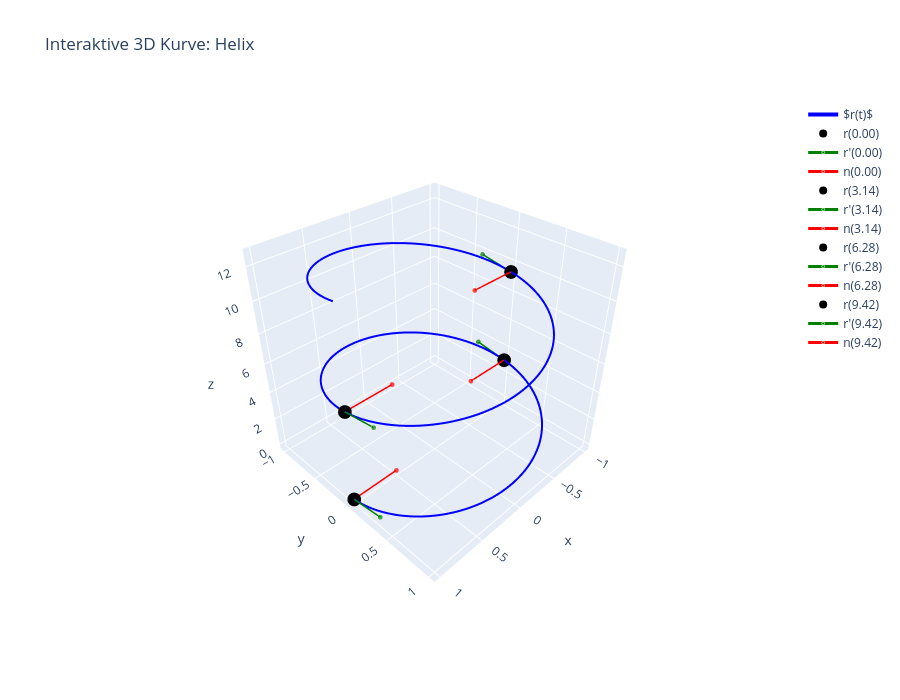
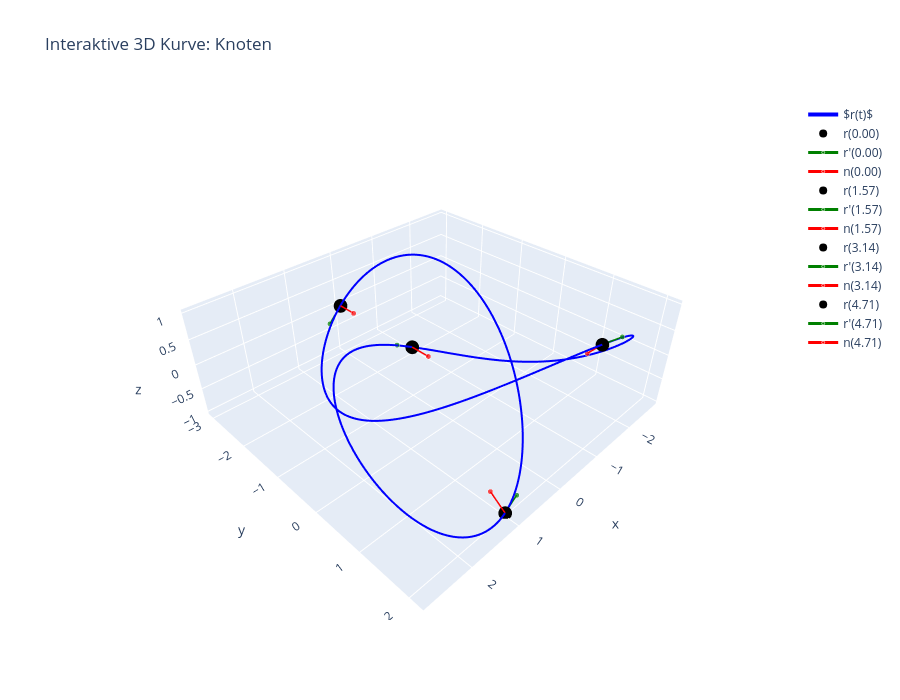

Notebook source saved alongside these figures, in order:
### Code cell
# --- Demo: 3D Parametrische Kurven - INTERAKTIV mit Plotly ---

print("=" * 70)
print("INTERAKTIVE 3D Parametrische Kurven (mit Plotly)")
print("=" * 70)
print("\nBedienung:")
print("  • Linksklick + Mausbewegung: Drehen")
print("  • Rechtklick + Mausbewegung: Verschieben")
print("  • Scroll-Rad oder 2-Finger Bewegung: Zoomen")
print("  • Doppelklick: Zurücksetzen")
print("=" * 70 + "\n")

# Beispiel 1: Helix
print("\nBeispiel 1: Interaktive Helix r(t) = (cos(t), sin(t), t/5)")
print("-" * 70)

plot_parametric_curve_3d_interactive(
    r_func=helix,
    t_range=(0, 4 * np.pi),
    eval_points=[0, np.pi, 2*np.pi, 3*np.pi],
    show_tangent=True,
    show_normal=True,
    show_second_derivative=False,
    vector_scale=0.5,
    title='Interaktive 3D Kurve: Helix',
    x_label='x',
    y_label='y',
    z_label='z'
)

# Beispiel 2: Knoten-Kurve
print("\n\nBeispiel 2: Interaktive Knoten-Kurve")
print("-" * 70)

plot_parametric_curve_3d_interactive(
    r_func=knot_curve,
    t_range=(0, 2*np.pi),
    eval_points=[0, np.pi/2, np.pi, 3*np.pi/2],
    show_tangent=True,
    show_normal=True,
    show_second_derivative=False,
    vector_scale=0.4,
    title='Interaktive 3D Kurve: Knoten',
    x_label='x',
    y_label='y',
    z_label='z'
)

### Figure 1 — Plotly figure (JSON) as saved in the notebook; plotly's stock layout.template omitted (floating-point values rounded to 4 significant figures; data arrays with more than 128 entries replaced by an {"elided": "..."} marker saying what was removed)
{"data": [{"hovertemplate": "<b>Kurve r(t)</b><br>x: %{x:.3f}<br>y: %{y:.3f}<br>z: %{z:.3f}<extra></extra>", "line": {"color": "blue", "width": 4}, "mode": "lines", "name": "$r(t)$", "type": "scatter3d", "x": {"elided": "400 float values"}, "y": {"elided": "400 float values"}, "z": {"elided": "400 float values"}}, {"hovertemplate": "<b>Punkt bei t=0.00</b><br>x: %{x:.3f}<br>y: %{y:.3f}<br>z: %{z:.3f}<extra></extra>", "marker": {"color": "black", "size": 8}, "mode": "markers", "name": "r(0.00)", "type": "scatter3d", "x": [1], "y": [0], "z": [0]}, {"hovertemplate": "<b>Tangentenvektor</b><extra></extra>", "line": {"color": "green", "width": 3}, "marker": {"size": [0, 6]}, "mode": "lines+markers", "name": "r'(0.00)", "type": "scatter3d", "x": [1, 1], "y": [0, 0.3536], "z": [0, 0.3536]}, {"hovertemplate": "<b>Normalenvektor</b><extra></extra>", "line": {"color": "red", "width": 3}, "marker": {"size": [0, 6]}, "mode": "lines+markers", "name": "n(0.00)", "type": "scatter3d", "x": [1, 0.5], "y": [0, 0], "z": [0, 0]}, {"hovertemplate": "<b>Punkt bei t=3.14</b><br>x: %{x:.3f}<br>y: %{y:.3f}<br>z: %{z:.3f}<extra></extra>", "marker": {"color": "black", "size": 8}, "mode": "markers", "name": "r(3.14)", "type": "scatter3d", "x": [-1], "y": [1.225e-16], "z": [3.142]}, {"hovertemplate": "<b>Tangentenvektor</b><extra></extra>", "line": {"color": "green", "width": 3}, "marker": {"size": [0, 6]}, "mode": "lines+markers", "name": "r'(3.14)", "type": "scatter3d", "x": [-1, -1], "y": [1.225e-16, -0.3536], "z": [3.142, 3.495]}, {"hovertemplate": "<b>Normalenvektor</b><extra></extra>", "line": {"color": "red", "width": 3}, "marker": {"size": [0, 6]}, "mode": "lines+markers", "name": "n(3.14)", "type": "scatter3d", "x": [-1, -0.5], "y": [1.225e-16, 1.225e-16], "z": [3.142, 3.142]}, {"hovertemplate": "<b>Punkt bei t=6.28</b><br>x: %{x:.3f}<br>y: %{y:.3f}<br>z: %{z:.3f}<extra></extra>", "marker": {"color": "black", "size": 8}, "mode": "markers", "name": "r(6.28)", "type": "scatter3d", "x": [1], "y": [-2.449e-16], "z": [6.283]}, {"hovertemplate": "<b>Tangentenvektor</b><extra></extra>", "line": {"color": "green", "width": 3}, "marker": {"size": [0, 6]}, "mode": "lines+markers", "name": "r'(6.28)", "type": "scatter3d", "x": [1, 1], "y": [-2.449e-16, 0.3536], "z": [6.283, 6.637]}, {"hovertemplate": "<b>Normalenvektor</b><extra></extra>", "line": {"color": "red", "width": 3}, "marker": {"size": [0, 6]}, "mode": "lines+markers", "name": "n(6.28)", "type": "scatter3d", "x": [1, 0.5], "y": [-2.449e-16, 2.686e-14], "z": [6.283, 6.283]}, {"hovertemplate": "<b>Punkt bei t=9.42</b><br>x: %{x:.3f}<br>y: %{y:.3f}<br>z: %{z:.3f}<extra></extra>", "marker": {"color": "black", "size": 8}, "mode": "markers", "name": "r(9.42)", "type": "scatter3d", "x": [-1], "y": [3.674e-16], "z": [9.425]}, {"hovertemplate": "<b>Tangentenvektor</b><extra></extra>", "line": {"color": "green", "width": 3}, "marker": {"size": [0, 6]}, "mode": "lines+markers", "name": "r'(9.42)", "type": "scatter3d", "x": [-1, -1], "y": [3.674e-16, -0.3536], "z": [9.425, 9.778]}, {"hovertemplate": "<b>Normalenvektor</b><extra></extra>", "line": {"color": "red", "width": 3}, "marker": {"size": [0, 6]}, "mode": "lines+markers", "name": "n(9.42)", "type": "scatter3d", "x": [-1, -0.5], "y": [3.674e-16, 3.674e-16], "z": [9.425, 9.425]}], "layout": {"height": 700, "hovermode": "closest", "scene": {"camera": {"eye": {"x": 1.5, "y": 1.5, "z": 1.5}}, "xaxis": {"title": {"text": "x"}}, "yaxis": {"title": {"text": "y"}}, "zaxis": {"title": {"text": "z"}}}, "title": {"text": "Interaktive 3D Kurve: Helix"}, "width": 900}}

### Figure 2 — Plotly figure (JSON) as saved in the notebook; plotly's stock layout.template omitted (floating-point values rounded to 4 significant figures; data arrays with more than 128 entries replaced by an {"elided": "..."} marker saying what was removed)
{"data": [{"hovertemplate": "<b>Kurve r(t)</b><br>x: %{x:.3f}<br>y: %{y:.3f}<br>z: %{z:.3f}<extra></extra>", "line": {"color": "blue", "width": 4}, "mode": "lines", "name": "$r(t)$", "type": "scatter3d", "x": {"elided": "400 float values"}, "y": {"elided": "400 float values"}, "z": {"elided": "400 float values"}}, {"hovertemplate": "<b>Punkt bei t=0.00</b><br>x: %{x:.3f}<br>y: %{y:.3f}<br>z: %{z:.3f}<extra></extra>", "marker": {"color": "black", "size": 8}, "mode": "markers", "name": "r(0.00)", "type": "scatter3d", "x": [0], "y": [-1], "z": [0]}, {"hovertemplate": "<b>Tangentenvektor</b><extra></extra>", "line": {"color": "green", "width": 3}, "marker": {"size": [0, 6]}, "mode": "lines+markers", "name": "r'(0.00)", "type": "scatter3d", "x": [0, 0.343], "y": [-1, -1], "z": [0, 0.2058]}, {"hovertemplate": "<b>Normalenvektor</b><extra></extra>", "line": {"color": "red", "width": 3}, "marker": {"size": [0, 6]}, "mode": "lines+markers", "name": "n(0.00)", "type": "scatter3d", "x": [0, 0], "y": [-1, -0.6], "z": [0, 0]}, {"hovertemplate": "<b>Punkt bei t=1.57</b><br>x: %{x:.3f}<br>y: %{y:.3f}<br>z: %{z:.3f}<extra></extra>", "marker": {"color": "black", "size": 8}, "mode": "markers", "name": "r(1.57)", "type": "scatter3d", "x": [1.0], "y": [2], "z": [-1]}, {"hovertemplate": "<b>Tangentenvektor</b><extra></extra>", "line": {"color": "green", "width": 3}, "marker": {"size": [0, 6]}, "mode": "lines+markers", "name": "r'(1.57)", "type": "scatter3d", "x": [1.0, 0.6119], "y": [2, 1.903], "z": [-1, -1]}, {"hovertemplate": "<b>Normalenvektor</b><extra></extra>", "line": {"color": "red", "width": 3}, "marker": {"size": [0, 6]}, "mode": "lines+markers", "name": "n(1.57)", "type": "scatter3d", "x": [1.0, 1.062], "y": [2, 1.751], "z": [-1, -0.693]}, {"hovertemplate": "<b>Punkt bei t=3.14</b><br>x: %{x:.3f}<br>y: %{y:.3f}<br>z: %{z:.3f}<extra></extra>", "marker": {"color": "black", "size": 8}, "mode": "markers", "name": "r(3.14)", "type": "scatter3d", "x": [-3.674e-16], "y": [-3], "z": [3.674e-16]}, {"hovertemplate": "<b>Tangentenvektor</b><extra></extra>", "line": {"color": "green", "width": 3}, "marker": {"size": [0, 6]}, "mode": "lines+markers", "name": "r'(3.14)", "type": "scatter3d", "x": [-3.674e-16, 0.2828], "y": [-3, -3], "z": [3.674e-16, -0.2828]}, {"hovertemplate": "<b>Normalenvektor</b><extra></extra>", "line": {"color": "red", "width": 3}, "marker": {"size": [0, 6]}, "mode": "lines+markers", "name": "n(3.14)", "type": "scatter3d", "x": [-3.674e-16, -5.186e-15], "y": [-3, -2.6], "z": [3.674e-16, -4.451e-15]}, {"hovertemplate": "<b>Punkt bei t=4.71</b><br>x: %{x:.3f}<br>y: %{y:.3f}<br>z: %{z:.3f}<extra></extra>", "marker": {"color": "black", "size": 8}, "mode": "markers", "name": "r(4.71)", "type": "scatter3d", "x": [-1.0], "y": [2.0], "z": [1]}, {"hovertemplate": "<b>Tangentenvektor</b><extra></extra>", "line": {"color": "green", "width": 3}, "marker": {"size": [0, 6]}, "mode": "lines+markers", "name": "r'(4.71)", "type": "scatter3d", "x": [-1.0, -1.388], "y": [2.0, 2.097], "z": [1, 1]}, {"hovertemplate": "<b>Normalenvektor</b><extra></extra>", "line": {"color": "red", "width": 3}, "marker": {"size": [0, 6]}, "mode": "lines+markers", "name": "n(4.71)", "type": "scatter3d", "x": [-1.0, -1.062], "y": [2.0, 1.751], "z": [1, 0.693]}], "layout": {"height": 700, "hovermode": "closest", "scene": {"camera": {"eye": {"x": 1.5, "y": 1.5, "z": 1.5}}, "xaxis": {"title": {"text": "x"}}, "yaxis": {"title": {"text": "y"}}, "zaxis": {"title": {"text": "z"}}}, "title": {"text": "Interaktive 3D Kurve: Knoten"}, "width": 900}}
